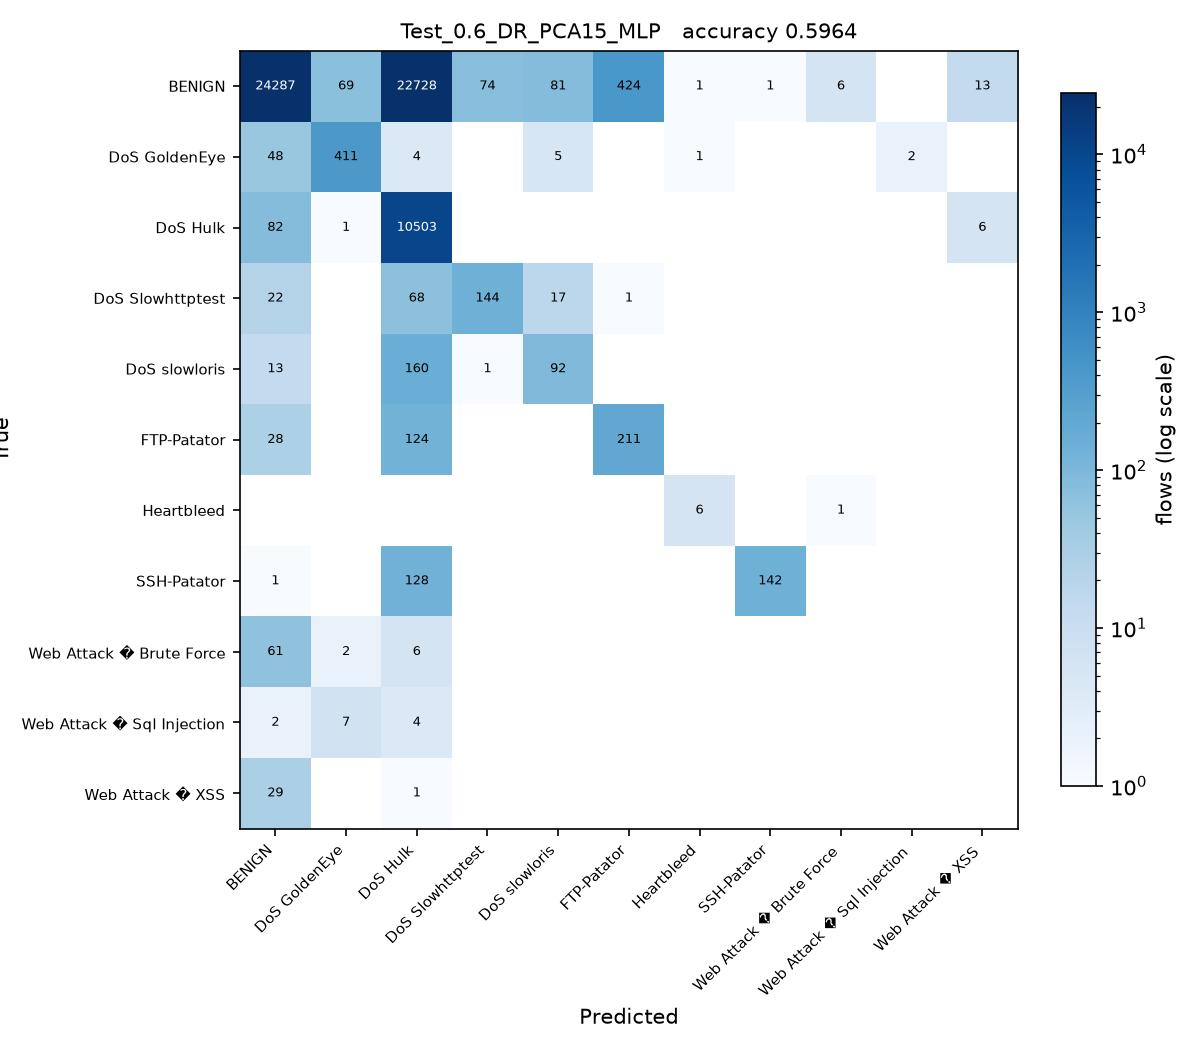

Source code (Python):
# Test_0.6_DR_PCA15_MLP.py
#
# Test size 0.6  |  PCA, 15 components  |  Multilayer Perceptron (sheet #18)
#
# This is SGDC_60_40.py with the changes marked CHANGE below and nothing else.

import os
from pathlib import Path

# CHANGE 1: find the folder holding the three CSV files and run from there, so
# the plain file names below resolve no matter where this script is started
# from or how deeply it sits inside the project folder.
HERE = Path(__file__).resolve().parent
for PROJECT in [HERE, *HERE.parents]:
    if (PROJECT / 'Tuesday-WorkingHours.pcap_ISCX.csv').exists():
        os.chdir(PROJECT)
        break
else:
    raise SystemExit('Put this folder inside the folder that holds the three '
                     'CIC-IDS2017 CSV files, then run the script again.')
import numpy as np
import pandas as pd

df1 = pd.read_csv('Tuesday-WorkingHours.pcap_ISCX.csv', low_memory=True)
df2 = pd.read_csv('Wednesday-workingHours.pcap_ISCX.csv', low_memory=True)
df3 = pd.read_csv('Thursday-WorkingHours-Morning-WebAttacks.pcap_ISCX.csv', low_memory=True)

dataset = pd.concat([df1, df2, df3], ignore_index=True)

dataset.columns = dataset.columns.str.strip()

# CHANGE 2: a stratified sample of 100000 flows, the same for every run.
# Gradient Boosting builds one tree per class per stage on a single core, so all
# 1.3 million flows would take hours per script. At least 50 flows of every
# class are kept, so the rare attacks stay in the split.
label = dataset.columns[-1]
dataset = pd.concat(
    [g.sample(n=min(len(g), max(50, round(100000 * len(g) / len(dataset)))), random_state=0)
     for _, g in dataset.groupby(label)],
    ignore_index=True
)

X = dataset.iloc[:, :-1]
y = dataset.iloc[:, -1]

X = X.apply(pd.to_numeric, errors='coerce')

X.replace([np.inf, -np.inf], np.nan, inplace=True)

from sklearn.impute import SimpleImputer

imputer = SimpleImputer(missing_values=np.nan, strategy='mean')
X = imputer.fit_transform(X)

from sklearn.preprocessing import LabelEncoder

labelencoder_y = LabelEncoder()
y = labelencoder_y.fit_transform(y)

from sklearn.model_selection import train_test_split

X_train, X_test, y_train, y_test = train_test_split(
    X,
    y,
    test_size=0.6,   # CHANGE 3: test size
    random_state=0,
    stratify=y
)

# CHANGE 4: PCA, from PCA_LDA_KErnel_PCA_CODE.pdf (fit only on training data)
from sklearn.decomposition import PCA

pca = PCA(n_components=15)
X_train = pca.fit_transform(X_train)
X_test = pca.transform(X_test)

# CHANGE 5: Multilayer Perceptron (sheet #18) in place of SGDClassifier
from sklearn.neural_network import MLPClassifier

classifier = MLPClassifier(hidden_layer_sizes=(64, 32), max_iter=500,
                           random_state=42)

classifier.fit(X_train, y_train)

y_pred = classifier.predict(X_test) 

from sklearn.metrics import confusion_matrix
from sklearn.metrics import accuracy_score
from sklearn.metrics import precision_score
from sklearn.metrics import recall_score
from sklearn.metrics import f1_score
from sklearn.metrics import classification_report

cm = confusion_matrix(y_test, y_pred)

print("Confusion Matrix:\n")
print(cm)

print("\nAccuracy : {:.4f}".format(accuracy_score(y_test, y_pred)))
print("\nPrecision : {:.4f}".format(precision_score(y_test, y_pred, average='weighted')))
print("\nRecall : {:.4f}".format(recall_score(y_test, y_pred, average='weighted')))
print("\nF1 Score : {:.4f}".format(f1_score(y_test, y_pred, average='weighted')))

print("\nClassification Report:\n")
print(classification_report(y_test, y_pred))

# CHANGE 6: save the confusion matrix as Test_0.6_DR_PCA15_MLP.jpg and record the result
import matplotlib
matplotlib.use('Agg')
import matplotlib.pyplot as plt
from matplotlib.colors import LogNorm

here = HERE                     # the folder this script sits in
names = [str(c) for c in labelencoder_y.classes_]
fig, ax = plt.subplots(figsize=(8, 7))
im = ax.imshow(cm, cmap='Blues', norm=LogNorm(vmin=1))
ax.set_xticks(range(len(names)), names, rotation=45, ha='right', fontsize=7)
ax.set_yticks(range(len(names)), names, fontsize=7)
ax.set_xlabel('Predicted')
ax.set_ylabel('True')
ax.set_title('Test_0.6_DR_PCA15_MLP   accuracy {:.4f}'.format(accuracy_score(y_test, y_pred)), fontsize=10)
for i in range(cm.shape[0]):
    for j in range(cm.shape[1]):
        if cm[i, j]:
            ax.text(j, i, cm[i, j], ha='center', va='center', fontsize=6,
                    color='white' if cm[i, j] > cm.max() / 3 else 'black')
fig.colorbar(im, ax=ax, fraction=0.04, label='flows (log scale)')
fig.tight_layout()
fig.savefig(here / 'Test_0.6_DR_PCA15_MLP.jpg', dpi=150)
plt.close(fig)

row = pd.DataFrame([{
    'Test': 0.6, 'DR': 'PCA15', 'Clas': 'MLP',
    'Acc': round(accuracy_score(y_test, y_pred), 4),
    'Pre': round(precision_score(y_test, y_pred, average='weighted'), 4),
    'Rec': round(recall_score(y_test, y_pred, average='weighted'), 4),
    'F1': round(f1_score(y_test, y_pred, average='weighted'), 4),
    'script': 'Test_0.6_DR_PCA15_MLP',
}])
# one file per run, so several scripts can run at the same time without
# overwriting each other. 21_run_45_mix.py merges them into the Excel sheet.
out = PROJECT / 'results' / 'parts_mix' / 'Test_0.6_DR_PCA15_MLP.csv'
out.parent.mkdir(parents=True, exist_ok=True)
row.to_csv(out, index=False)
